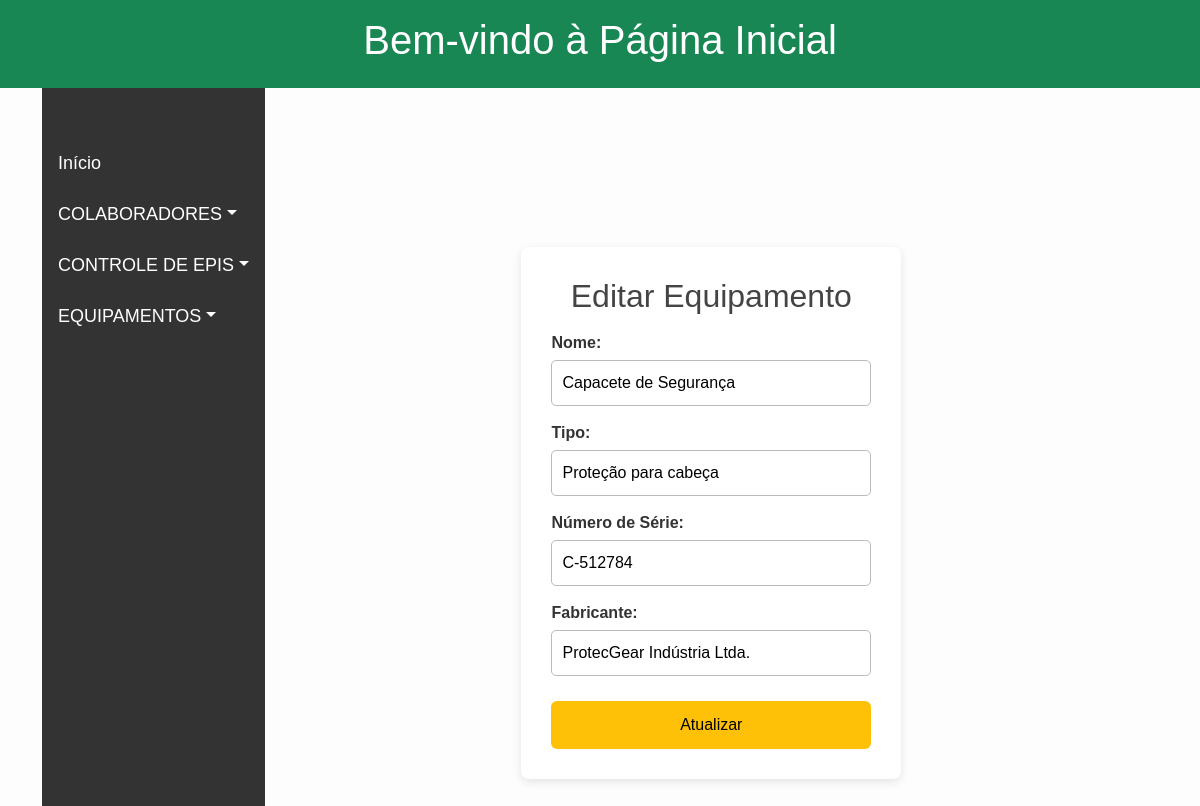
The app's page /editar/equipamento/3/ with its own data.
### seguranca_trabalho/models.py (models this page shows, shortened)
class Equipamento(models.Model):
    nome = models.CharField(max_length=100, verbose_name="Nome do Equipamento")
    tipo = models.CharField(max_length=100, verbose_name="Tipo de Equipamento", default="Desconhecido")
    numero_serie = models.CharField(max_length=100, default='DEFAULT123')
    fabricante = models.CharField(max_length=100, default='DEFAULT123')
    class Meta:
        verbose_name = "Equipamento"
        verbose_name_plural = "Equipamentos"

### seguranca_trabalho/views.py (the view, shortened to what this page needs)
# urls.py: path('editar/equipamento/<int:equipamento_id>/', views.editar_equipamento, name='editar_equipamento'),
def editar_equipamento(request, equipamento_id):
    equipamento = get_object_or_404(Equipamento, pk=equipamento_id)
    return render(request, 'cadastro/editar_equipamento.html', {'equipamento': equipamento})

### seguranca_trabalho/templates/cadastro/editar_equipamento.html (shortened to what this page needs)
{% extends "home.html" %}
{% load static %}
{% block conteudo %}
<link rel="stylesheet" href="{% static "css/editar_equipamento.css"%}">
<div class="form-container">
  <h2>Editar Equipamento</h2>
  <form method="POST">
    <label>Nome:</label>
    <input type="text" name="nome" value="{{ equipamento.nome }}" required>
    <label>Tipo:</label>
    <input type="text" name="tipo" value="{{ equipamento.tipo }}" required>
    <label>Número de Série:</label>
    <input type="text" name="numero_serie" value="{{ equipamento.numero_serie }}" required>
    <label>Fabricante:</label>
    <input type="text" name="fabricante" value="{{ equipamento.fabricante }}" required>
    <button type="submit">Atualizar</button>
  </form>
</div>
{% endblock %}

### seguranca_trabalho/static/css/home.css (style rules this page uses)
body { font-family: Arial, sans-serif; background-color: #f4f4f9; margin: 0; padding: 0; }

### seguranca_trabalho/static/css/editar_equipamento.css (style rules this page uses)
body { font-family: Arial, sans-serif; background-color: #fdfdfd; margin: 0; padding: 0; }
.form-container { background-color: #fff; max-width: 600px; margin: 40px auto; padding: 30px; border-radius: 8px; box-shadow: 0 3px 10px rgba(0, 0, 0, 0.1); }
h2 { text-align: center; color: #444; }
label { margin-top: 15px; font-weight: bold; display: block; color: #333; }
input[type="text"] { width: 100%; padding: 10px; margin-top: 5px; border: 1px solid #bbb; border-radius: 5px; }
button { margin-top: 25px; padding: 12px; width: 100%; background-color: #ffc107; color: black; border: none; border-radius: 6px; font-size: 16px; cursor: pointer; }

### records on screen
Equipamento: nome "Capacete de Segurança", tipo "Proteção para cabeça", numero_serie "C-512784", fabricante "ProtecGear Indústria Ltda."
